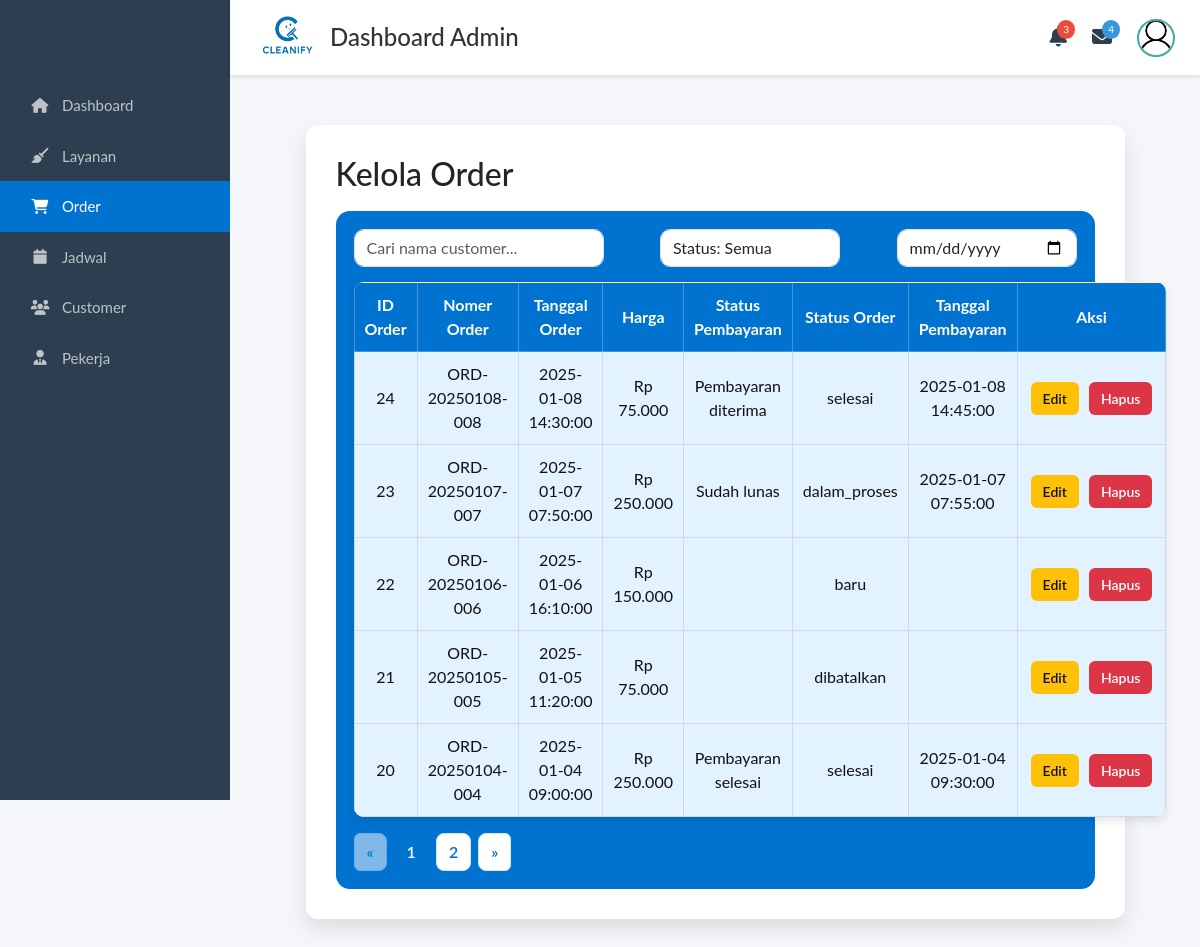
The app's page /Frontend/Admin/dashboard.php?page=order (signed in), older data.
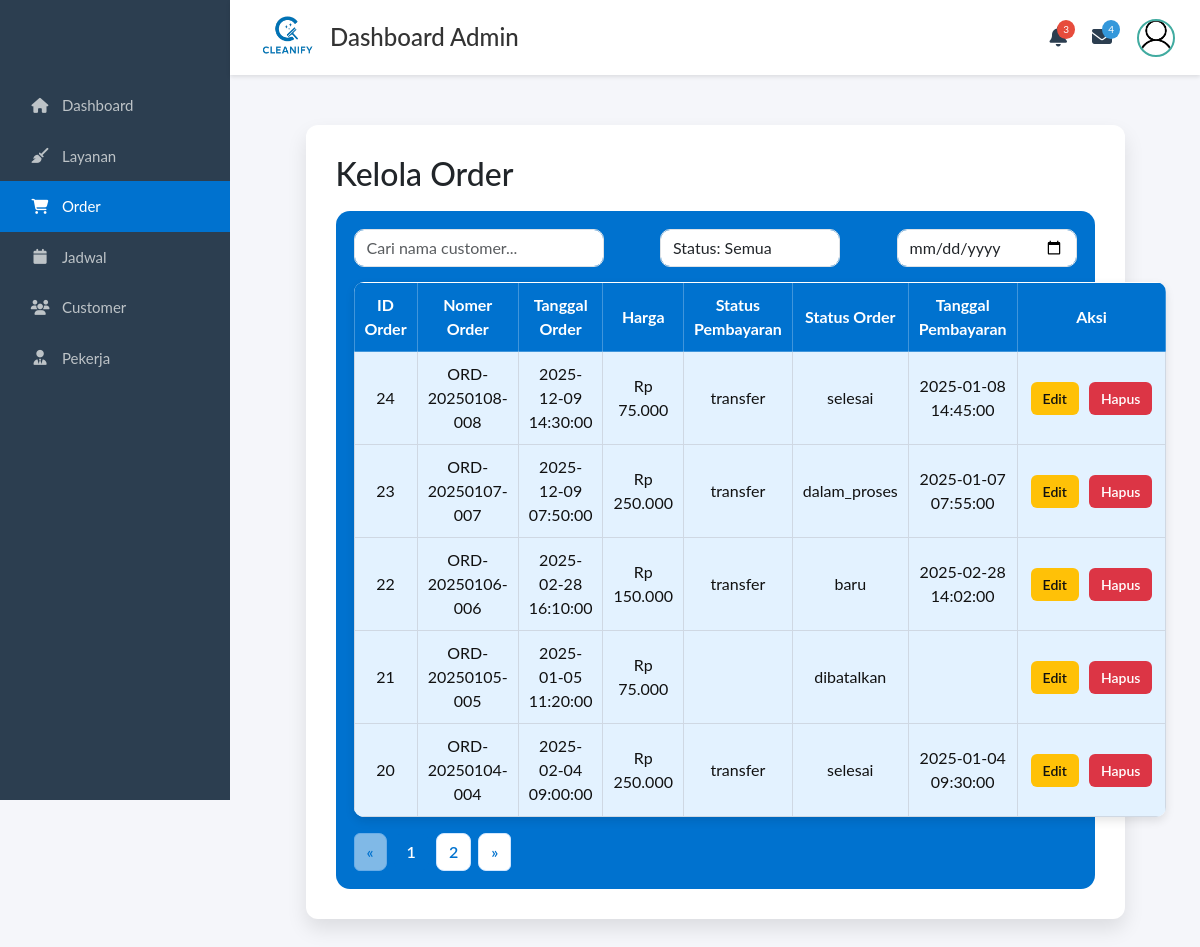
The same page, newer data.
### tables this page shows
CREATE TABLE `orders` (
  `id` bigint(20) UNSIGNED NOT NULL,
  `order_code` varchar(30) DEFAULT NULL,
  `customer_id` bigint(20) UNSIGNED NOT NULL,
  `service_id` bigint(20) UNSIGNED NOT NULL,
  `order_date` datetime DEFAULT current_timestamp(),
  `scheduled_date` date DEFAULT NULL,
  `scheduled_start_time` time DEFAULT NULL,
  `scheduled_end_time` time DEFAULT NULL,
  `total_cost` decimal(12,2) NOT NULL,
  `status` enum('baru','dikonfirmasi','dalam_proses','selesai','dibatalkan') DEFAULT 'baru',
  `payment_proof` varchar(255) DEFAULT NULL,
  `payment_confirmed_at` datetime DEFAULT NULL,
  `start_time` datetime DEFAULT NULL,
  `finish_time` datetime DEFAULT NULL,
  `customer_rating` int(11) DEFAULT NULL,
  `customer_feedback` text DEFAULT NULL,
  `cancellation_reason` text DEFAULT NULL,
  `cancelled_by` varchar(100) DEFAULT NULL,
  `cancelled_at` datetime DEFAULT NULL,
  `created_at` timestamp NOT NULL DEFAULT current_timestamp(),
  `updated_at` timestamp NOT NULL DEFAULT current_timestamp() ON UPDATE current_timestamp()
);

### Backend/Logic/order_logic.php (called while the page is built, shortened)
<?php
function orders_list(mysqli $conn, int $limit, int $offset): array {
    $sql = "SELECT o.*, c.name AS customer_name, s.name AS service_name
            FROM orders o
            LEFT JOIN customers c ON o.customer_id = c.id
            LEFT JOIN services s ON o.service_id = s.id
            ORDER BY o.id DESC
            LIMIT ? OFFSET ?";
    $stmt = $conn->prepare($sql);
    $stmt->bind_param("ii", $limit, $offset);
    $stmt->execute();
    $res = $stmt->get_result();
    return $res ? $res->fetch_all(MYSQLI_ASSOC) : [];
}
function orders_count(mysqli $conn): int {
    $res = $conn->query("SELECT COUNT(*) AS c FROM orders");
    $row = $res->fetch_assoc();
    return (int)($row['c'] ?? 0);
}

### Frontend/Admin/order/order.php (the view, shortened to what this page needs)
<?php
require __DIR__ . '/../../../Backend/db.php';
require __DIR__ . '/../../../Backend/Logic/order_logic.php';
$limit = 5;
$p = max(1, (int)($_GET['p'] ?? 1));
$start = ($p - 1) * $limit;
$orders = orders_list($conn, $limit, $start);
$total = orders_count($conn);
$totalPages = max(1, (int)ceil($total / $limit));
?>
<div class="cleanify-card">
  <h2>Kelola Order</h2>
  <div class="order-box">
    <div class="order-topbar">
      <input type="text" id="searchOrder" placeholder="Cari nama customer..." class="form-control" style="max-width:250px;">
      <select id="filterStatus" class="form-control" style="max-width:180px;">
        <option value="">Status: Semua</option>
      </select>
      <input type="date" id="filterTanggal" class="form-control" style="max-width:180px;">
    </div>
    <table class="order-table">
      <thead>
        <tr>
          <th>ID Order</th>
          <th>Nomer Order</th>
          <th>Tanggal Order</th>
          <th>Harga</th>
          <th>Status Pembayaran</th>
          <th>Status Order</th>
          <th>Tanggal Pembayaran</th>
          <th>Aksi</th>
        </tr>
      </thead>
      <tbody id="orderData">
        <?php if (!empty($orders)): ?>
          <?php foreach ($orders as $row): ?>
            <?php
              $cust = $row['customer_name'] ?? '';
              $svc  = $row['service_name'] ?? '';
              $status = $row['status'] ?? '';
              $dateRaw = $row['order_date'] ?? '';
              $dateKey = substr((string)$dateRaw, 0, 10);
            ?>
            <tr
              data-customer="<?= htmlspecialchars(mb_strtolower($cust)) ?>"
              data-service="<?= htmlspecialchars(mb_strtolower($svc)) ?>"
              data-status="<?= htmlspecialchars(mb_strtolower($status)) ?>"
              data-date="<?= htmlspecialchars($dateKey) ?>"
            >
              <td><?= (int)($row['id'] ?? 0); ?></td>
              <td><?= htmlspecialchars($row['order_code'] ?? ''); ?></td>
              <td><?= htmlspecialchars($dateRaw); ?></td>
              <td>Rp <?= number_format((float)($row['total_cost'] ?? 0), 0, ",", "."); ?></td>
              <td><?= htmlspecialchars($row['payment_proof'] ?? ''); ?></td>
              <td><?= htmlspecialchars($status); ?></td>
              <td><?= htmlspecialchars($row['payment_confirmed_at'] ?? ''); ?></td>
              <td class="order-aksi">
                <a href="dashboard.php?page=order_edit&id=<?= (int)($row['id'] ?? 0); ?>" class="btn-order btn-warning-order">Edit</a>
                <a href="order/delete.php?id=<?= (int)($row['id'] ?? 0); ?>&return=order"
                   onclick="return confirm('Hapus order ini?');"
                   class="btn-order btn-danger-order">Hapus</a>
              </td>
            </tr>
          <?php endforeach; ?>
        <?php else: ?>
          <tr><td colspan="8">Data order tidak tersedia.</td></tr>
        <?php endif; ?>
      </tbody>
    </table>
  <?php if ($totalPages > 1): ?>
  <nav aria-label="Pagination order">
    <ul class="pagination">
      <?php
        $base = "dashboard.php?page=order";
        $prev = max(1, $p - 1);
        $next = min($totalPages, $p + 1);
      ?>
      <li class="page-item <?= ($p <= 1) ? 'disabled' : '' ?>">
        <a class="page-link" href="<?= $base ?>&p=<?= $prev ?>">&laquo;</a>
      </li>
      <?php for ($i=1; $i <= $totalPages; $i++): ?>
        <li class="page-item <?= $i === $p ? 'active' : '' ?>">
          <a class="page-link" href="<?= $base ?>&p=<?= $i ?>"><?= $i ?></a>
        </li>
      <?php endfor; ?>
      <li class="page-item <?= ($p >= $totalPages) ? 'disabled' : '' ?>">
        <a class="page-link" href="<?= $base ?>&p=<?= $next ?>">&raquo;</a>
      </li>
    </ul>
  </nav>
<?php endif; ?>
  </div>
</div>

Row changes from the older to the newer data that the page shows:
changed orders "ORD-20250108-008": order_date "2025-01-08 14:30:00" → "2025-12-09 14:30:00"; payment_proof "Pembayaran diterima" → "transfer"
changed orders "ORD-20250107-007": order_date "2025-01-07 07:50:00" → "2025-12-09 07:50:00"; payment_proof "Sudah lunas" → "transfer"
changed orders "ORD-20250106-006": order_date "2025-01-06 16:10:00" → "2025-02-28 16:10:00"; payment_proof (not shown) → "transfer"; payment_confirmed_at (not shown) → "2025-02-28 14:02:00"
changed orders "ORD-20250104-004": order_date "2025-01-04 09:00:00" → "2025-02-04 09:00:00"; payment_proof "Pembayaran selesai" → "transfer"
